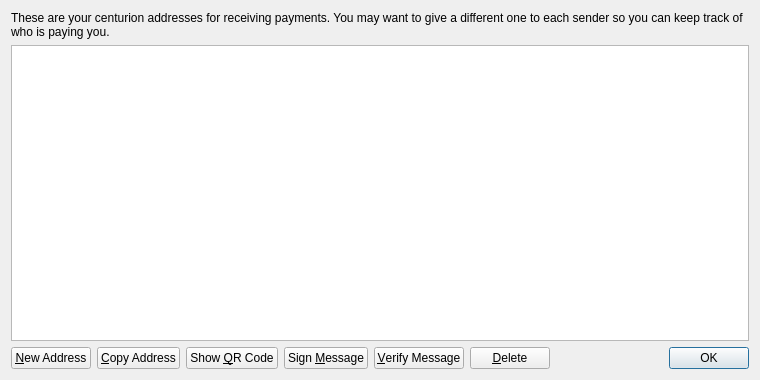
<?xml version="1.0" encoding="UTF-8"?>
<ui version="4.0">
 <class>AddressBookPage</class>
 <widget class="QWidget" name="AddressBookPage">
  <property name="geometry">
   <rect>
    <x>0</x>
    <y>0</y>
    <width>760</width>
    <height>380</height>
   </rect>
  </property>
  <property name="windowTitle">
   <string>Address Book</string>
  </property>
  <layout class="QVBoxLayout" name="verticalLayout">
   <item>
    <widget class="QLabel" name="labelExplanation">
     <property name="text">
      <string>These are your centurion addresses for receiving payments. You may want to give a different one to each sender so you can keep track of who is paying you.</string>
     </property>
     <property name="textFormat">
      <enum>Qt::PlainText</enum>
     </property>
     <property name="wordWrap">
      <bool>true</bool>
     </property>
    </widget>
   </item>
   <item>
    <widget class="QTableView" name="tableView">
     <property name="contextMenuPolicy">
      <enum>Qt::CustomContextMenu</enum>
     </property>
     <property name="toolTip">
      <string>Double-click to edit address or label</string>
     </property>
     <property name="tabKeyNavigation">
      <bool>false</bool>
     </property>
     <property name="alternatingRowColors">
      <bool>true</bool>
     </property>
     <property name="selectionMode">
      <enum>QAbstractItemView::SingleSelection</enum>
     </property>
     <property name="selectionBehavior">
      <enum>QAbstractItemView::SelectRows</enum>
     </property>
     <property name="sortingEnabled">
      <bool>true</bool>
     </property>
     <attribute name="verticalHeaderVisible">
      <bool>false</bool>
     </attribute>
    </widget>
   </item>
   <item>
    <layout class="QHBoxLayout" name="horizontalLayout">
     <item>
      <widget class="QPushButton" name="newAddressButton">
       <property name="toolTip">
        <string>Create a new address</string>
       </property>
       <property name="text">
        <string>&amp;New Address</string>
       </property>
       <property name="icon">
        <iconset resource="../bitcoin.qrc">
         <normaloff>:/icons/add</normaloff>:/icons/add</iconset>
       </property>
      </widget>
     </item>
     <item>
      <widget class="QPushButton" name="copyToClipboard">
       <property name="toolTip">
        <string>Copy the currently selected address to the system clipboard</string>
       </property>
       <property name="text">
        <string>&amp;Copy Address</string>
       </property>
       <property name="icon">
        <iconset resource="../bitcoin.qrc">
         <normaloff>:/icons/editcopy</normaloff>:/icons/editcopy</iconset>
       </property>
      </widget>
     </item>
     <item>
      <widget class="QPushButton" name="showQRCode">
       <property name="text">
        <string>Show &amp;QR Code</string>
       </property>
       <property name="icon">
        <iconset resource="../bitcoin.qrc">
         <normaloff>:/icons/qrcode</normaloff>:/icons/qrcode</iconset>
       </property>
      </widget>
     </item>
     <item>
      <widget class="QPushButton" name="signMessage">
       <property name="toolTip">
        <string>Sign a message to prove you own a centurion address</string>
       </property>
       <property name="text">
        <string>Sign &amp;Message</string>
       </property>
       <property name="icon">
        <iconset resource="../bitcoin.qrc">
         <normaloff>:/icons/edit</normaloff>:/icons/edit</iconset>
       </property>
      </widget>
     </item>
     <item>
      <widget class="QPushButton" name="verifyMessage">
       <property name="toolTip">
        <string>Verify a message to ensure it was signed with a specified centurion address</string>
       </property>
       <property name="text">
        <string>&amp;Verify Message</string>
       </property>
       <property name="icon">
        <iconset resource="../bitcoin.qrc">
         <normaloff>:/icons/transaction_0</normaloff>:/icons/transaction_0</iconset>
       </property>
      </widget>
     </item>
     <item>
      <widget class="QPushButton" name="deleteButton">
       <property name="toolTip">
        <string>Delete the currently selected address from the list</string>
       </property>
       <property name="text">
        <string>&amp;Delete</string>
       </property>
       <property name="icon">
        <iconset resource="../bitcoin.qrc">
         <normaloff>:/icons/remove</normaloff>:/icons/remove</iconset>
       </property>
      </widget>
     </item>
     <item>
      <spacer name="horizontalSpacer">
       <property name="orientation">
        <enum>Qt::Horizontal</enum>
       </property>
       <property name="sizeHint" stdset="0">
        <size>
         <width>40</width>
         <height>20</height>
        </size>
       </property>
      </spacer>
     </item>
     <item>
      <widget class="QDialogButtonBox" name="buttonBox">
       <property name="sizePolicy">
        <sizepolicy hsizetype="Maximum" vsizetype="Fixed">
         <horstretch>0</horstretch>
         <verstretch>0</verstretch>
        </sizepolicy>
       </property>
       <property name="standardButtons">
        <set>QDialogButtonBox::Ok</set>
       </property>
      </widget>
     </item>
    </layout>
   </item>
  </layout>
 </widget>
 <resources>
  <include location="../bitcoin.qrc"/>
 </resources>
 <connections/>
</ui>
